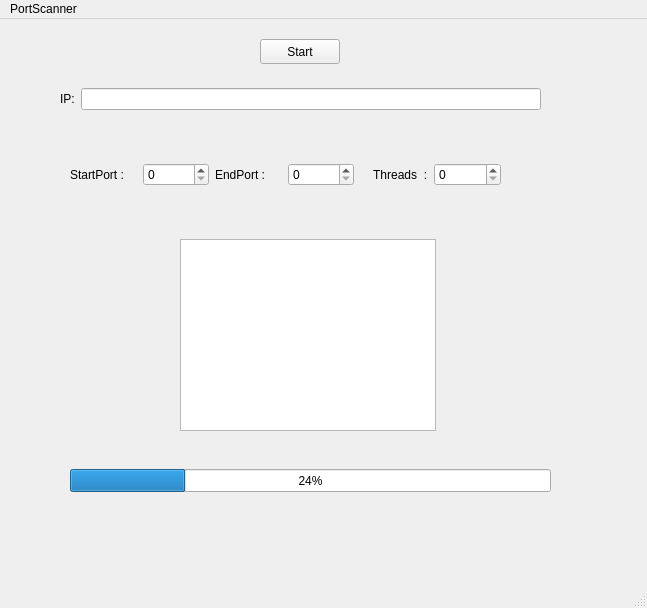
<?xml version="1.0" encoding="UTF-8"?>
<ui version="4.0">
 <class>MainWindow</class>
 <widget class="QMainWindow" name="MainWindow">
  <property name="geometry">
   <rect>
    <x>0</x>
    <y>0</y>
    <width>647</width>
    <height>608</height>
   </rect>
  </property>
  <property name="windowTitle">
   <string>MainWindow</string>
  </property>
  <widget class="QWidget" name="centralwidget">
   <widget class="QProgressBar" name="progressBar">
    <property name="geometry">
     <rect>
      <x>70</x>
      <y>450</y>
      <width>481</width>
      <height>23</height>
     </rect>
    </property>
    <property name="value">
     <number>24</number>
    </property>
   </widget>
   <widget class="QPushButton" name="startButton">
    <property name="geometry">
     <rect>
      <x>260</x>
      <y>20</y>
      <width>80</width>
      <height>25</height>
     </rect>
    </property>
    <property name="text">
     <string>Start</string>
    </property>
   </widget>
   <widget class="QListWidget" name="OutputWidget">
    <property name="geometry">
     <rect>
      <x>180</x>
      <y>220</y>
      <width>256</width>
      <height>192</height>
     </rect>
    </property>
   </widget>
   <widget class="QWidget" name="horizontalLayoutWidget">
    <property name="geometry">
     <rect>
      <x>70</x>
      <y>120</y>
      <width>431</width>
      <height>71</height>
     </rect>
    </property>
    <layout class="QHBoxLayout" name="horizontalLayout">
     <item>
      <widget class="QLabel" name="label_2">
       <property name="text">
        <string>StartPort :</string>
       </property>
      </widget>
     </item>
     <item>
      <widget class="QSpinBox" name="startSpinBox"/>
     </item>
     <item>
      <widget class="QLabel" name="label_3">
       <property name="text">
        <string>EndPort :</string>
       </property>
      </widget>
     </item>
     <item>
      <widget class="QSpinBox" name="EndSpinBox"/>
     </item>
     <item>
      <widget class="QLabel" name="label_4">
       <property name="text">
        <string>    Threads  :</string>
       </property>
      </widget>
     </item>
     <item>
      <widget class="QSpinBox" name="threadSpinBox"/>
     </item>
    </layout>
   </widget>
   <widget class="QWidget" name="horizontalLayoutWidget_3">
    <property name="geometry">
     <rect>
      <x>60</x>
      <y>40</y>
      <width>481</width>
      <height>80</height>
     </rect>
    </property>
    <layout class="QHBoxLayout" name="horizontalLayout_3">
     <item>
      <widget class="QLabel" name="label">
       <property name="text">
        <string>IP:</string>
       </property>
      </widget>
     </item>
     <item>
      <widget class="QLineEdit" name="ipLine"/>
     </item>
    </layout>
   </widget>
  </widget>
  <widget class="QMenuBar" name="menubar">
   <property name="geometry">
    <rect>
     <x>0</x>
     <y>0</y>
     <width>647</width>
     <height>22</height>
    </rect>
   </property>
   <widget class="QMenu" name="menuPortScanner">
    <property name="title">
     <string>PortScanner</string>
    </property>
   </widget>
   <addaction name="menuPortScanner"/>
  </widget>
  <widget class="QStatusBar" name="statusbar"/>
 </widget>
 <resources/>
 <connections/>
</ui>
